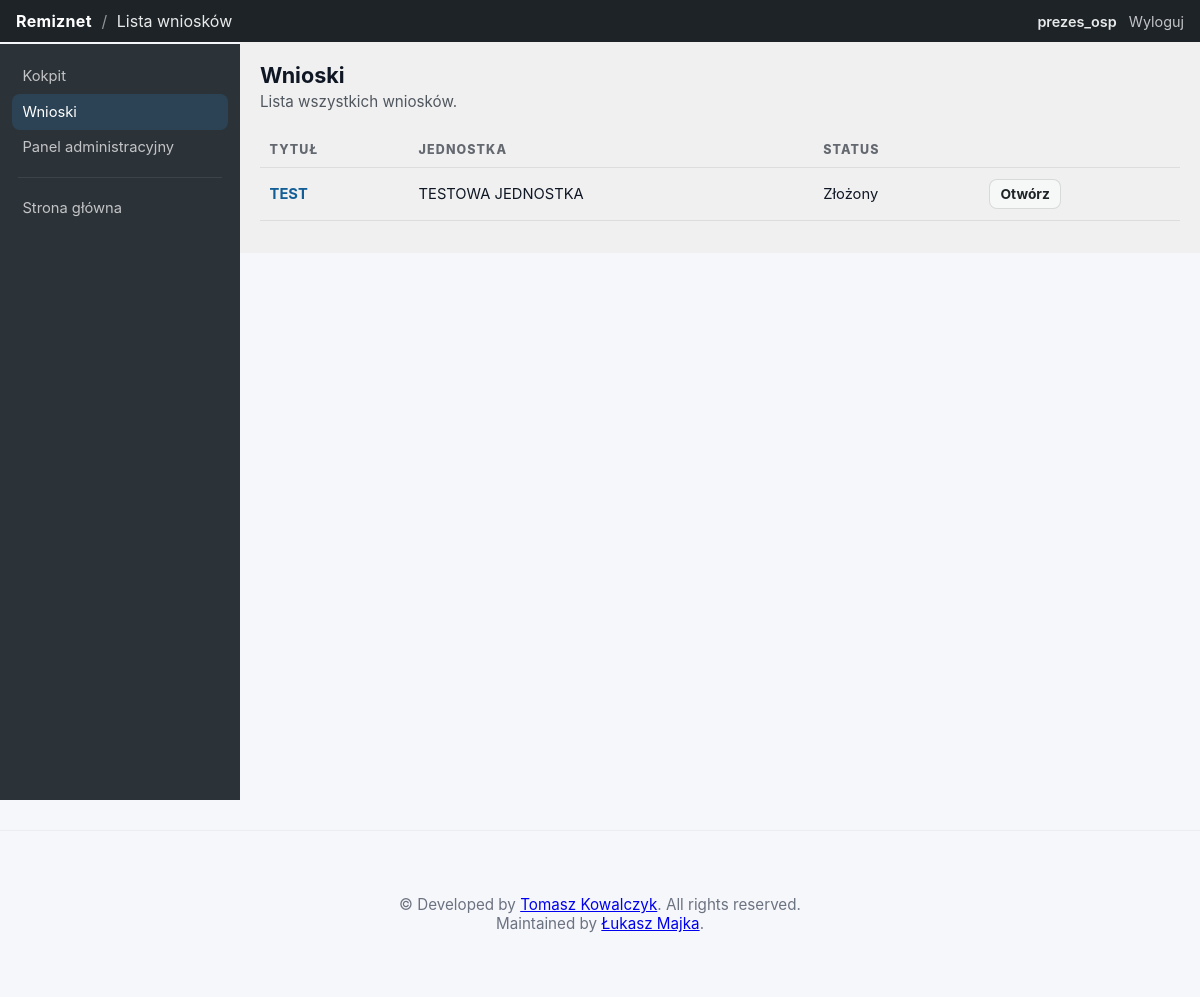
Page /osp/requests/ (signed in) on the earlier database version.
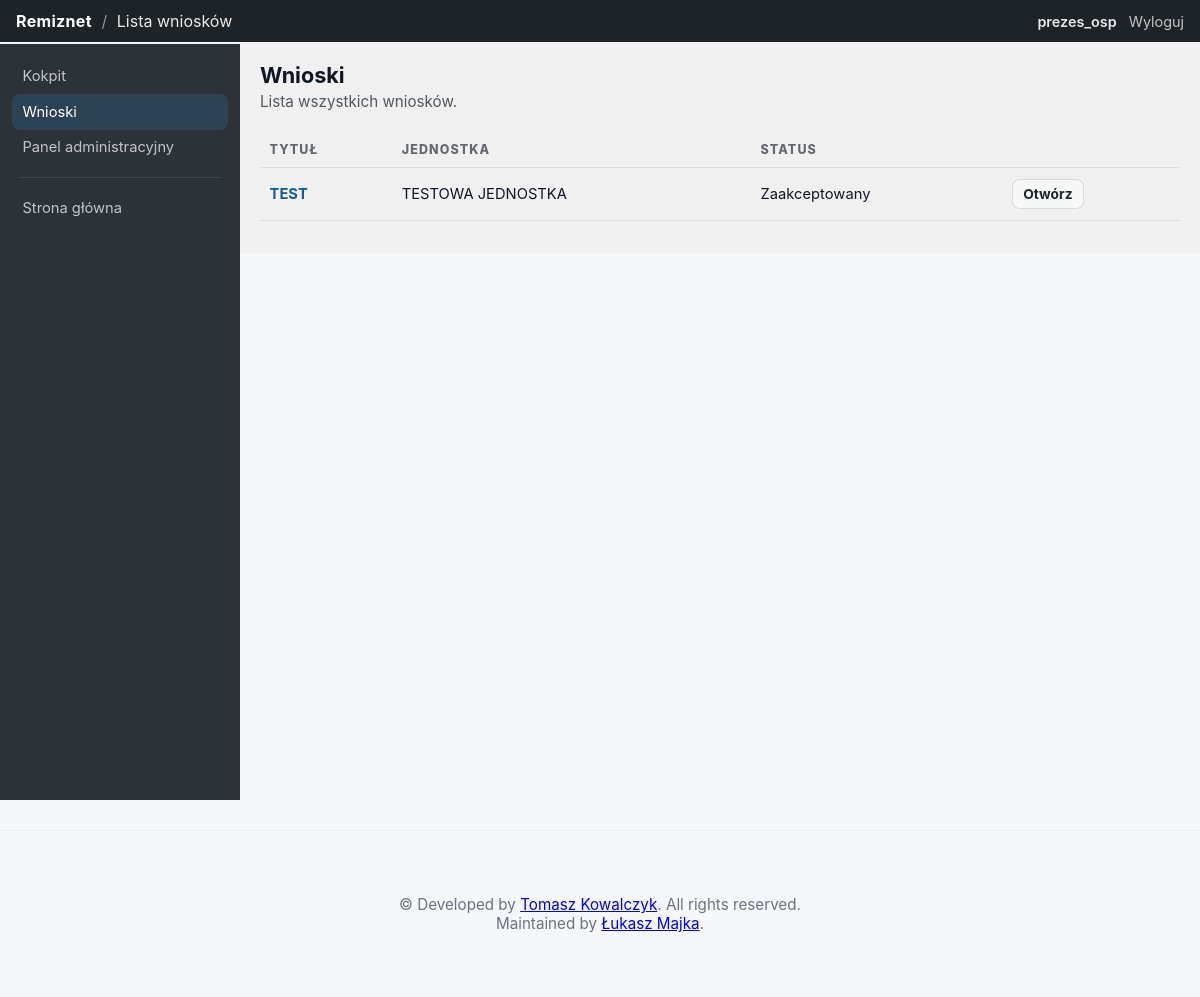
Same page on the later database version.
### osp/models.py (models this page shows, shortened)
class Request(models.Model):
    STATUS_DRAFT = 'DRAFT'
    STATUS_SUBMITTED = 'SUBMITTED'
    STATUS_ACCEPTED = 'ACCEPTED'
    STATUS_REJECTED = 'REJECTED'
    STATUS_ARCHIVED = 'ARCHIVED'
    STATUS_CHOICES = [
        (STATUS_DRAFT, 'Roboczy'),
        (STATUS_SUBMITTED, 'Złożony'),
        (STATUS_ACCEPTED, 'Zaakceptowany'),
        (STATUS_REJECTED, 'Odrzucony'),
        (STATUS_ARCHIVED, 'Zarchiwizowany'),
    ]
    unit = models.ForeignKey(Unit, on_delete=models.CASCADE, related_name='requests')
    created_by = models.ForeignKey(User, on_delete=models.SET_NULL, null=True, blank=True)
    title = models.CharField(max_length=250)
    description = models.TextField()
    status = models.CharField(max_length=20, choices=STATUS_CHOICES, default=STATUS_DRAFT)
    created_at = models.DateTimeField(auto_now_add=True)
    updated_at = models.DateTimeField(auto_now=True)
    signed_by = models.ForeignKey(User, on_delete=models.SET_NULL, null=True, blank=True, related_name='signed_requests')
    signed_at = models.DateTimeField(null=True, blank=True)
    archived_by = models.ForeignKey(User, on_delete=models.SET_NULL, null=True, blank=True, related_name='archived_requests')
    archived_at = models.DateTimeField(null=True, blank=True)
    equipment_resources = models.ManyToManyField('Equipment', blank=True, related_name='requests')
    personnel_resources = models.ManyToManyField('PersonnelResource', blank=True, related_name='requests')

class Unit(models.Model):
    name = models.CharField(max_length=200)
    address = models.CharField(max_length=300, blank=True)
    created_at = models.DateTimeField(auto_now_add=True)
    president = models.ForeignKey(User, on_delete=models.SET_NULL, null=True, blank=True, related_name='presided_units')
    def __str__(self):
        return self.name

### osp/views.py (the view)
# urls.py: path('requests/', views.request_list, name='request_list'),
@login_required
def request_list(request):
    if is_official(request.user):
        qs = Request.objects.filter(
            status__in=[Request.STATUS_SUBMITTED, Request.STATUS_ACCEPTED, Request.STATUS_REJECTED]
        ).order_by('-updated_at')
    elif is_president(request.user):
        qs = Request.objects.filter(created_by=request.user).order_by('-updated_at')
    else:
        return HttpResponseForbidden('Brak uprawnień')
    return render(request, 'osp/request_list.html', {'requests': qs})

### osp/views.py (called while the page is built)
def is_president(user):
    return (
        user.is_authenticated
        and user.groups.filter(name__in=['Prezes OSP', 'president']).exists()
    )

def is_official(user):
    return (
        user.is_authenticated
        and user.groups.filter(name__in=['Urzędnik gminy', 'official']).exists()
    )

### osp/templates/osp/request_list.html (shortened to what this page needs)
{% extends 'osp/base.html' %}
{% block content %}
<div class="wp-admin">
  <header class="wp-topbar">
    <div class="wp-topbar-left">
      <div class="wp-brand">Remiznet</div>
      <span class="wp-sep">/</span>
      <span class="wp-area">Lista wniosków</span>
    </div>
    <div class="wp-topbar-right">
      <span class="wp-user">{{ request.user.username }}</span>
      <a class="wp-topbar-link" href="{% url 'osp:logout' %}">Wyloguj</a>
    </div>
  </header>
  <div class="wp-layout">
    <aside class="wp-sidebar" aria-label="Nawigacja">
      <a class="wp-menu-item" href="{% url 'osp:panel' %}">Kokpit</a>
      <a class="wp-menu-item is-active" href="{% url 'osp:request_list' %}">Wnioski</a>
      <a class="wp-menu-item" href="/admin/">Panel administracyjny</a>
      <div class="wp-menu-sep"></div>
      <a class="wp-menu-item" href="/">Strona główna</a>
    </aside>
    <section class="wp-content">
      <div class="wp-page-head">
        <div>
          <h2 class="wp-title">Wnioski</h2>
          <p class="wp-subtitle">Lista wszystkich wniosków.</p>
        </div>
      </div>
      <div class="wp-table-wrap" role="region" aria-label="Lista wniosków">
        <table class="wp-table">
          <thead>
            <tr>
              <th>Tytuł</th>
              <th>Jednostka</th>
              <th>Status</th>
              <th></th>
            </tr>
          </thead>
          <tbody>
            {% for r in requests %}
              <tr>
                <td class="wp-td-strong">
                  <a class="wp-link" href="{% url 'osp:request_detail' r.pk %}">{{ r.title }}</a>
                </td>
                <td>{{ r.unit }}</td>
                <td>{{ r.get_status_display }}</td>
                <td class="wp-td-right">
                  <a class="wp-btn" href="{% url 'osp:request_detail' r.pk %}">Otwórz</a>
                </td>
              </tr>
            {% empty %}
              <tr><td colspan="4">Brak wniosków</td></tr>
            {% endfor %}
          </tbody>
        </table>
      </div>
    </section>
  </div>
</div>
{% endblock %}

Differences in the rows shown:
changed Request "TEST": status "Złożony" → "Zaakceptowany"
